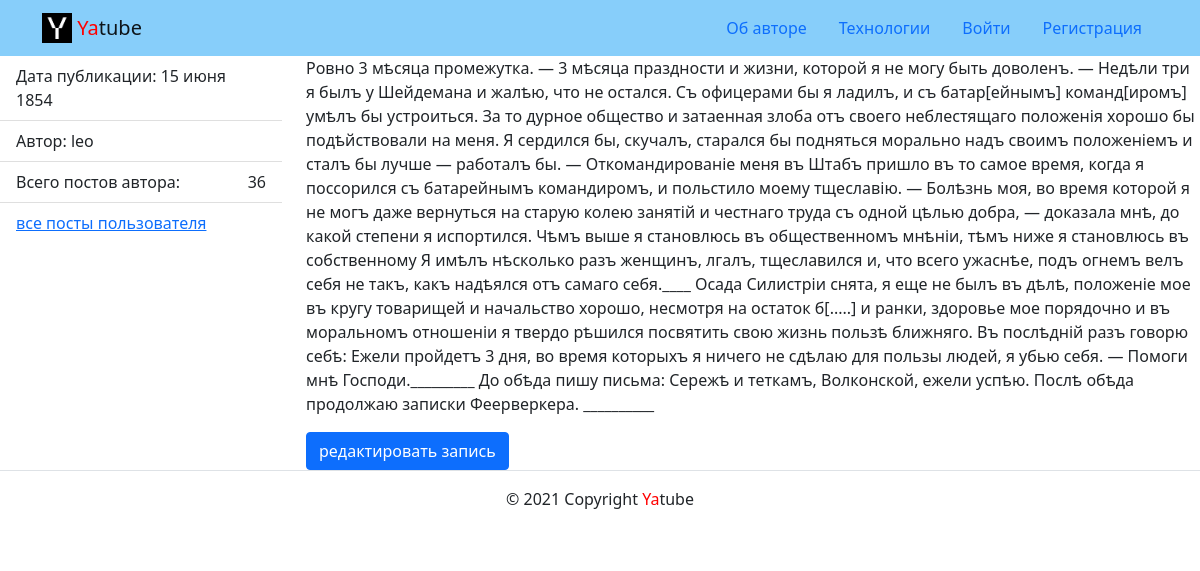
/posts/3/, run on the app's committed database.
### posts/models.py (models this page shows)
class Post(models.Model):
    text = models.TextField()
    pub_date = models.DateTimeField('date published', auto_now_add=True)
    author = models.ForeignKey(
        User,
        on_delete=models.CASCADE,
        related_name='posts'
    )
    group = models.ForeignKey(
        Group,
        on_delete=models.SET_NULL,
        max_length=50,
        related_name='posts',
        blank=True,
        null=True
    )

### posts/views.py (the view)
# urls.py: path('posts/<int:post_id>/', views.post_detail, name='post_detail'),
def post_detail(request, post_id):
    posts = get_object_or_404(Post, pk=post_id)
    title = 'Пост ' + posts.text[:30]
    pub_date = posts.pub_date
    author = posts.author
    posts_count = author.posts.all().count()
    group = posts.group
    context = {
        'posts': posts,
        'title': title,
        'pub_date': pub_date,
        'author': author,
        'posts_count': posts_count,
        'group': group,
    }
    return render(request, 'posts/post_detail.html', context)

### templates/posts/post_detail.html (shortened to what this page needs)
{% extends 'base.html' %}
{% block content %}
<div class="row">
  <aside class="col-12 col-md-3">
    <ul class="list-group list-group-flush">
      <li class="list-group-item">
        Дата публикации: {{ pub_date|date:"d E Y" }}
      </li>
      <li class="list-group-item">
        Автор: {{ author }}
      </li>
      <li class="list-group-item d-flex justify-content-between align-items-center">
        Всего постов автора: <span>{{ posts_count }}</span>
      </li>
      <li class="list-group-item">
        <a href="{% url 'posts:profile' posts.author %}">все посты пользователя</a>
      </li>
    </ul>
  </aside>
  <article class="col-12 col-md-9">
    <p>
      {{ posts.text }}
    </p>
    <a class="btn btn-primary" href="{% url 'posts:post_edit' posts.pk %}">
      редактировать запись
    </a>
  </article>
</div>
{% endblock %}

### data on the page
Post: pub_date "15 июня 1854", text "Ровно 3 мѣсяца промежутка. — 3 мѣсяца праздности и жизни, которой я не могу быть доволенъ. — Недѣли три я былъ у Шейдемана и жалѣю, что не остался. Съ офицерами бы я ладилъ, и съ батар[ейнымъ] команд[иромъ] умѣлъ бы устроиться. За то дурное общество и затаенная злоба отъ своего неблестящаго положенія хорошо бы подѣйствовали на меня. Я сердился бы, скучалъ, старался бы подняться морально надъ своимъ положеніемъ и сталъ бы лучше — работалъ бы. — Откомандированіе меня въ Штабъ пришло въ то самое время, когда я поссорился съ батарейнымъ командиромъ, и польстило моему тщеславію. — Болѣзнь моя, во время которой я не могъ даже вернуться на старую колею занятій и честнаго труда съ одной цѣлью…"

### other printed values
{{ author }} "leo"
{{ posts_count }} "36"
